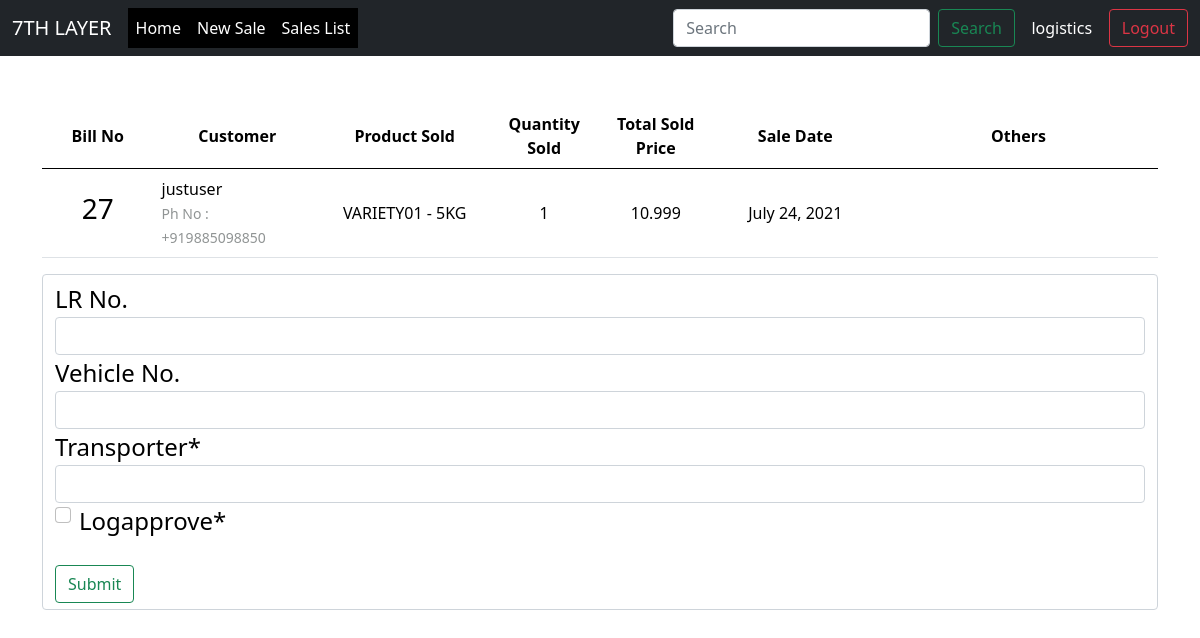
Page /logapprove/27 (signed in) on the committed database.
### authentication/models.py (models this page shows)
class Dependent(models.Model):
	zone = models.ForeignKey(Zone, on_delete = models.CASCADE,blank = True,null = True)
	state = models.ForeignKey(State, on_delete = models.CASCADE, blank = True,null = True)
	region = models.ForeignKey(Region, on_delete = models.CASCADE, blank = True,null = True)
	divison = models.ForeignKey(Divison, on_delete = models.CASCADE, blank = True,null = True)
	district = models.ForeignKey(District, on_delete = models.CASCADE, blank = True,null = True)
	mandal = models.ForeignKey(Mandal, on_delete = models.CASCADE, blank = True,null = True)
	village = models.ForeignKey(Village, on_delete = models.CASCADE, blank = True,null = True)
	class Meta:
		abstract = True

class MyUser(AbstractUser,Dependent):
	username_validator = UnicodeUsernameValidator()
	username = models.CharField(
        _('username'),
        max_length=150,
        unique=True,
        help_text=_('Required. 150 characters or fewer. Letters, digits and @/./+/-/_ only.'),
        validators=[username_validator],
        db_index=True, primary_key=True,
        error_messages={
            'unique': _("A user with that username already exists."),
        },)
	company = models.ForeignKey(Company, on_delete = models.CASCADE,blank = True,null = True)
	usertype = models.ForeignKey(UserType, on_delete = models.CASCADE,blank = True,null = True)
	address = models.TextField(blank = True,null = True)
	mobile = PhoneNumberField(blank = True,null = True)
	officer = models.ForeignKey(settings.AUTH_USER_MODEL ,on_delete = models.SET_NULL , null = True, blank = True)
	REQUIRED_FIELDS = ['email']

### umasagar/models.py (models this page shows, shortened)
class TimeStamp(models.Model):
    time = models.DateTimeField(auto_now_add = True)
    user = models.ForeignKey(MyUser,on_delete = models.CASCADE)
    class Meta:
        abstract = True

class SaleBill(TimeStamp):
    billno = models.AutoField(primary_key=True)
    time = models.DateTimeField(auto_now=True)
    dealer = models.ForeignKey(MyUser, on_delete = models.SET_NULL, related_name='saledealer',null = True,verbose_name = 'select user')
    name = models.CharField(max_length=150,blank = True,null = True)
    phone = models.CharField(max_length=13,blank = True,null = True)
    address = models.TextField(blank = True,null = True)
    email = models.EmailField(max_length=254,blank = True,null = True)
    lrno = models.CharField(max_length = 254,blank = True,null = True,verbose_name = 'LR No.')
    vehicleno = models.CharField(max_length = 254,blank = True,null = True,verbose_name = 'Vehicle No.')
    s1approve = models.BooleanField(default = False,verbose_name = 'Approve')
    s2approve = models.BooleanField(default = False,verbose_name = 'Approve')
    logapprove = models.BooleanField(default = False,verbose_name = 'Approve')
    def get_items_list(self):
        return SaleItem.objects.filter(billno=self)
    def get_total_price(self):
        saleitems = SaleItem.objects.filter(billno=self)
        total = 0
        for item in saleitems:
            total += item.totalprice
        return total

class SaleItem(models.Model):
    billno = models.ForeignKey(SaleBill, on_delete = models.CASCADE, related_name='salebillno')
    product = models.ForeignKey(Product, on_delete = models.CASCADE)
    quantity = models.IntegerField(default=1)
    perprice = models.FloatField(default=1)
    totalprice = models.FloatField(default=1)

class Product(models.Model):
	company = models.ForeignKey(Company, on_delete = models.CASCADE)
	crop_group = models.ForeignKey(CropGroup, on_delete = models.CASCADE)
	crop_code = models.ForeignKey(CropCode, on_delete = models.CASCADE)
	crop_category = models.ForeignKey(CropCategory, on_delete = models.CASCADE)
	stage = models.ForeignKey(Stage, on_delete = models.CASCADE)
	variety_code = models.OneToOneField(VarietyCode, on_delete = models.CASCADE,primary_key = True)
	uom = models.ForeignKey(UOM, on_delete = models.CASCADE)
	pack_size = models.CharField(max_length = 100)
	price = models.DecimalField(max_digits = 15,decimal_places = 2)

class VarietyCode(models.Model):
	variety_code = models.CharField(max_length = 100,unique = True,primary_key = True,validators=[validate_pk])
	def __str__(self):
		return self.variety_code

class UOM(models.Model):
	uom = models.CharField(max_length = 100)
	def __str__(self):
		return self.uom

### umasagar/views.py (the view, shortened to what this page needs)
# urls.py: path('logapprove/<int:pk>',LogApproveView.as_view(),name = 'log-approve'),
class LogApproveView(LoginRequiredMixin,View):
    form_class = LogApproveForm
    template_name = 'log_approve.html'
    def get(self, request, *args, **kwargs):                                    # loads the form page
        sale = SaleBill.objects.get(pk = kwargs['pk'],s1approve = True,s2approve = True)
        form = self.form_class
        return render(request, self.template_name, {'form': form,'sale':sale})

### umasagar/templates/log_approve.html (shortened to what this page needs)
{% extends 'base.html' %}
{% load crispy_forms_tags %}
{% block content %}
{% if request.user.usertype.usertype == "logistics" %}
<div class="mt-5">
	<div>
        <table class="table table-css">
		<thead class="thead-inverse align-middle">
            <tr>
                <th width="10%">Bill No</th>
                <th width="15%">Customer</th>
                <th width="15%">Product Sold</th>
                <th width="10%">Quantity Sold</th>
                <th width="10%">Total Sold Price</th>
                <th width="15%">Sale Date</th>
                <th width="25%">Others</th>
            </tr>
        </thead>
		<tbody><tr>
		<td class="align-middle"> <h3>{{ sale.billno }}</h3> </td>
                <td class=""> {{ sale.name }} <br> <small style="color: #909494">Ph No : {{ sale.phone }}</small> </td>
                <td class="align-middle">{% for item in sale.get_items_list %} {{ item.product.variety_code }} - {{item.product.uom}}<br> {% endfor %}</td>
                <td class="align-middle">{% for item in sale.get_items_list %} {{ item.quantity }} <br> {% endfor %}</td>
                <td class="align-middle">{{ sale.get_total_price }}</td>
                <td class="align-middle">{{ sale.time.date }}</td>
                <td></td>
        </tr></tbody>
        </table>
	</div>
<form class="form-control" action="" method="post">
    {{ form|crispy }}
    <br>
    <input class="btn btn-outline-success" type="submit" value="Submit">
</form>
</div>
{% else %}
No Permissions
{% endif %}
{% endblock %}

### templates/base.html (shortened to what this page needs)
{% load static %}
<!DOCTYPE html>
<html>
<head>
    <link href="https://cdn.jsdelivr.net/npm/bootstrap@5.0.1/dist/css/bootstrap.min.css" rel="stylesheet">
    <link rel="stylesheet" type="text/css" href="{% static 'css/main.css' %}">
    <link rel="stylesheet" type="text/css" href="{% static 'css/sidebar.css' %}">
    <link rel="stylesheet" type="text/css" href="{% static 'css/dialogbox.css' %}">
</head>
<body class="has-animations">
  <nav class="navbar navbar-expand-lg navbar-dark bg-dark">
  <div class="container-fluid">
    <a class="navbar-brand" href="#">7TH LAYER</a>
    <div class="collapse navbar-collapse" id="navbarSupportedContent">
      <ul class="navbar-nav me-auto mb-2 mb-lg-0">
        <li class="nav-item">
          <a class="nav-link active" aria-current="page" href="{% url 'umasagar:index' %}">Home</a>
        </li>
        <li class="nav-item">
          <a class="nav-link active" href="{% url 'umasagar:select-supplier' %}">New Sale</a>
        </li>
        <li class="nav-item">
          <a class="nav-link active" href="{% url 'umasagar:sales-list' %}" >Sales List</a>
        </li>
      </ul>
      <form class="d-flex">
        <input class="form-control me-2" type="search" placeholder="Search" aria-label="Search">
        <button class="btn btn-outline-success" type="submit">Search</button>
      </form>
      {% if request.user.is_authenticated %}
      <span style="color:white">{{request.user.username}}</span>
          <a class="btn btn-outline-danger" href="{% url 'logout' %}">Logout</a>
      {% else %}
          <a class="btn btn-outline-success" href="{% url 'login' %}">Login</a>
      {% endif %}
    </div>
  </div>
</nav>
<div class="container mt-5">
{% block content %}
{% endblock %}
</div>
</body>
</html>

### assets/css/main.css (style rules this page uses)
body, html { height: 100%; }
.form-group { color:black; }
label { color: black; font-size: 1.5rem; }
a { color:#402657; }
.navbar-collapse > .navbar-nav { background-color: #000000; }
.table-css { color:black; }
h1, h2, h3, h4, h5, h6 { color: black; }
ul { margin: 0; }
.align-middle { text-align: center; }
.textinput { background-color: #fff; color: black; }

### rows in the picture
MyUser: user.username "logistics"
SaleBill: billno "27", name "justuser", phone "+919885098850", get_total_price "10.999", time "July 24, 2021"
SaleItem: product.variety_code "VARIETY01", product.uom "5KG", quantity "1"
